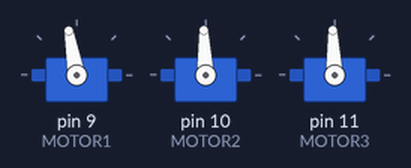
The sketch below on a simulated Arduino Uno, built with avr-gcc and run on an emulated ATmega328P. Shown: 3 × servo.

Above: at 3.05 s.
Timing chart, 0 to 6.0 s (numbered marks = the images above):
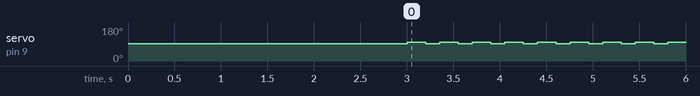

The sketch:

sketch_apr12a.ino
```cpp
#include "Wire.h"
#include "Adafruit_LiquidCrystal.h"
#include <Servo.h>
#include <Wire.h>
#include <OneWire.h>
#include <DallasTemperature.h>
Servo MOTOR1;
Servo MOTOR2;
Servo MOTOR3;
#define ONE_WIRE_BUS 2
OneWire oneWire(ONE_WIRE_BUS);
DallasTemperature sensors(&oneWire);
int List[5];
int temp[5];
int battery[3];
String inString = "";
int Status = 0;
int index = 0;
int i = 0;
int a = 0;
int x = 0;
int y = 0;
int z = 0;
long timeThis, timeLast;
Adafruit_LiquidCrystal lcd(0);
void setup() {
  // put your setup code here, to run once:
  MOTOR1.attach(9);
  MOTOR2.attach(10);
  MOTOR3.attach(11);
  x = 90;
  y = 90;
  z = 90;
  x = map(x, 0, 180, 54, 130);
  y = map(y, 0, 180, 54, 130);
  z = map(z, 0, 180, 54, 130);
  MOTOR1.write(x);
  MOTOR2.write(y);
  MOTOR3.write(z);
  delay(3000);
}

void loop() {
  x = 110;
  y = 110;
  z = 110;
  x = map(x, 0, 180, 54, 130);
  y = map(y, 0, 180, 54, 130);
  z = map(z, 0, 180, 54, 130);

  MOTOR1.write(x);
  //MOTOR2.write(y);
  //MOTOR3.write(z);
  delay(200);

  x = 90;
  y = 90;
  z = 90;
  x = map(x, 0, 180, 54, 130);
  y = map(y, 0, 180, 54, 130);
  z = map(z, 0, 180, 54, 130);

  MOTOR1.write(x);
  //MOTOR2.write(y);
  //MOTOR3.write(z);
  delay(150);
  /*

        MOTOR1.write(100);
        MOTOR2.write(100);
        MOTOR3.write(100);
        //delay(200);
        //MOTOR1.write(86);
        //MOTOR2.write(86);
        //MOTOR3.write(86);
        //delay(200);

        //*/

}
```

Measured:
- by itself, servo on pin 9 (MOTOR1): alternates 100° for 0.20 s and 92° for 0.15 s
